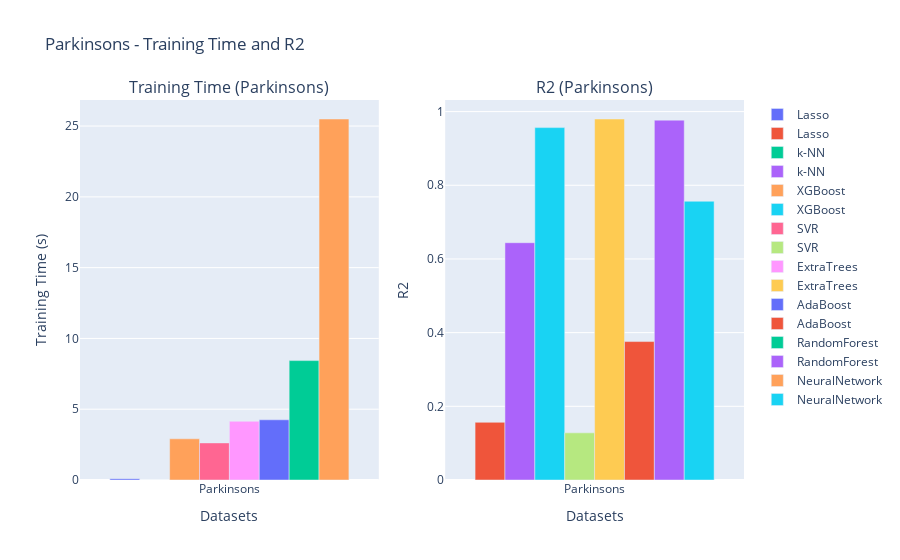
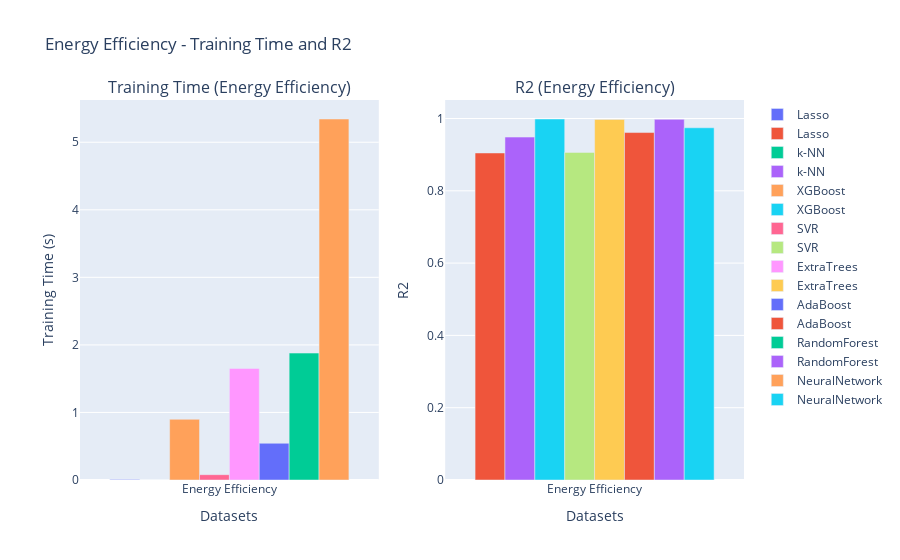
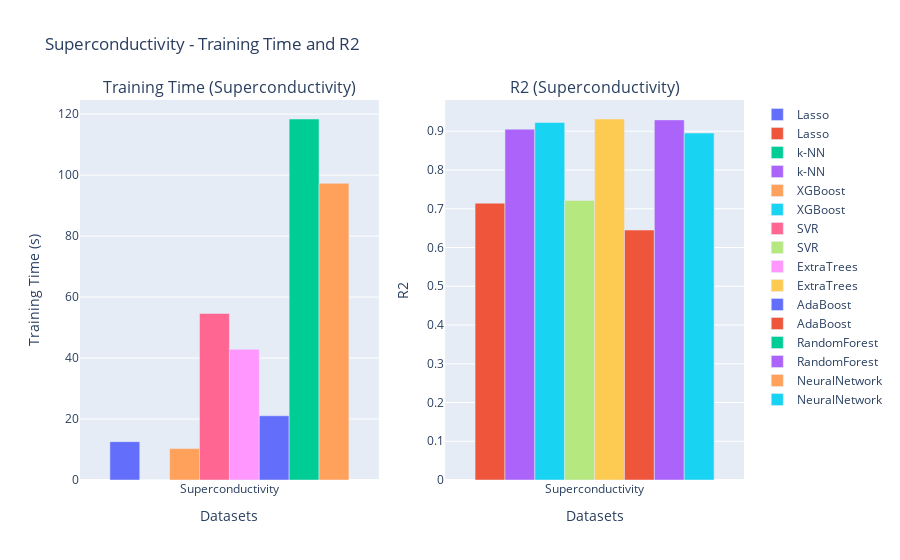
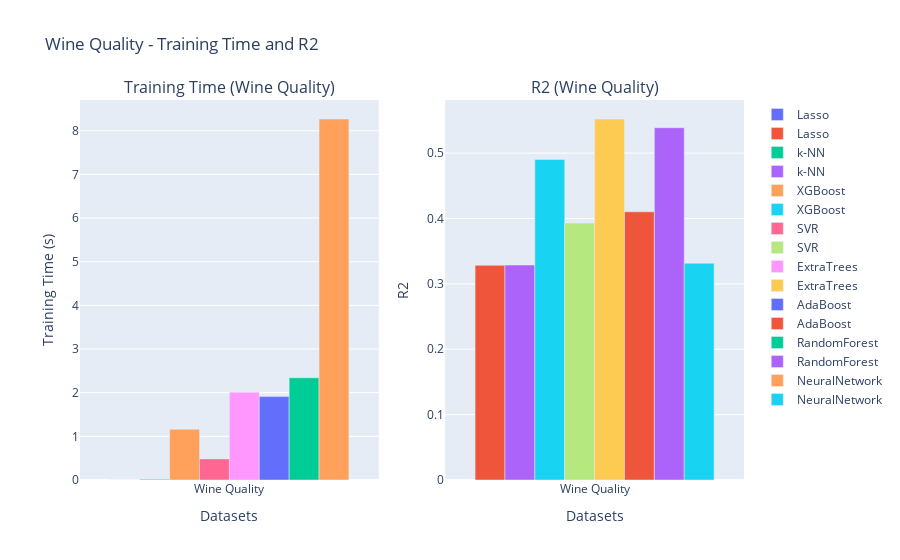

These figures' notebook cell, in order:
### Code cell
import plotly.graph_objs as go
from plotly.subplots import make_subplots

def plot_training_time_and_mape(datasets, dataset_name):
    dataset_names = list(datasets.keys())
    model_names = list(datasets[dataset_names[0]].keys())

    training_times = []
    mape_values = []

    for name in dataset_names:
        if name == dataset_name:
            training_times.append([datasets[name][model_name]['elapsed_time'] for model_name in model_names])
            mape_values.append([datasets[name][model_name]['test_r2'] for model_name in model_names])

    fig = make_subplots(rows=1, cols=2, subplot_titles=(f"Training Time ({dataset_name})", f"R2 ({dataset_name})"))

    for i, model_name in enumerate(model_names):
        fig.add_trace(go.Bar(x=[dataset_name], y=[training_times[0][i]], name=model_name), row=1, col=1)
        fig.add_trace(go.Bar(x=[dataset_name], y=[mape_values[0][i]], name=model_name), row=1, col=2)

    fig.update_xaxes(title_text="Datasets", row=1, col=1)
    fig.update_xaxes(title_text="Datasets", row=1, col=2)
    fig.update_yaxes(title_text="Training Time (s)", row=1, col=1)
    fig.update_yaxes(title_text="R2", row=1, col=2)

    fig.update_layout(title=f"{dataset_name} - Training Time and R2", showlegend=True, barmode='group')
    fig.show()

def plot_all_models(datasets, dataset_name, task='regression'):
    plot_training_time_and_mape(datasets, dataset_name)

    if task == 'regression':
        plot_mse(datasets, dataset_name)
    elif task == 'classification':
        plot_accuracy(datasets, dataset_name)

for dataset_name in dataset_names_reg:
    plot_all_models(all_results, dataset_name, task='regression')

### Figure 1 — Plotly figure (JSON) as saved in the notebook; plotly's stock layout.template omitted (floating-point values rounded to 4 significant figures)
{"data": [{"name": "Lasso", "type": "bar", "x": ["Parkinsons"], "xaxis": "x", "y": [0.09589], "yaxis": "y"}, {"name": "Lasso", "type": "bar", "x": ["Parkinsons"], "xaxis": "x2", "y": [0.1566], "yaxis": "y2"}, {"name": "k-NN", "type": "bar", "x": ["Parkinsons"], "xaxis": "x", "y": [0.008549], "yaxis": "y"}, {"name": "k-NN", "type": "bar", "x": ["Parkinsons"], "xaxis": "x2", "y": [0.6441], "yaxis": "y2"}, {"name": "XGBoost", "type": "bar", "x": ["Parkinsons"], "xaxis": "x", "y": [2.909], "yaxis": "y"}, {"name": "XGBoost", "type": "bar", "x": ["Parkinsons"], "xaxis": "x2", "y": [0.9565], "yaxis": "y2"}, {"name": "SVR", "type": "bar", "x": ["Parkinsons"], "xaxis": "x", "y": [2.619], "yaxis": "y"}, {"name": "SVR", "type": "bar", "x": ["Parkinsons"], "xaxis": "x2", "y": [0.128], "yaxis": "y2"}, {"name": "ExtraTrees", "type": "bar", "x": ["Parkinsons"], "xaxis": "x", "y": [4.147], "yaxis": "y"}, {"name": "ExtraTrees", "type": "bar", "x": ["Parkinsons"], "xaxis": "x2", "y": [0.9799], "yaxis": "y2"}, {"name": "AdaBoost", "type": "bar", "x": ["Parkinsons"], "xaxis": "x", "y": [4.253], "yaxis": "y"}, {"name": "AdaBoost", "type": "bar", "x": ["Parkinsons"], "xaxis": "x2", "y": [0.3758], "yaxis": "y2"}, {"name": "RandomForest", "type": "bar", "x": ["Parkinsons"], "xaxis": "x", "y": [8.434], "yaxis": "y"}, {"name": "RandomForest", "type": "bar", "x": ["Parkinsons"], "xaxis": "x2", "y": [0.9768], "yaxis": "y2"}, {"name": "NeuralNetwork", "type": "bar", "x": ["Parkinsons"], "xaxis": "x", "y": [25.5], "yaxis": "y"}, {"name": "NeuralNetwork", "type": "bar", "x": ["Parkinsons"], "xaxis": "x2", "y": [0.7566], "yaxis": "y2"}], "layout": {"annotations": [{"font": {"size": 16}, "showarrow": false, "text": "Training Time (Parkinsons)", "x": 0.225, "xanchor": "center", "xref": "paper", "y": 1, "yanchor": "bottom", "yref": "paper"}, {"font": {"size": 16}, "showarrow": false, "text": "R2 (Parkinsons)", "x": 0.775, "xanchor": "center", "xref": "paper", "y": 1, "yanchor": "bottom", "yref": "paper"}], "barmode": "group", "showlegend": true, "title": {"text": "Parkinsons - Training Time and R2"}, "xaxis": {"anchor": "y", "domain": [0, 0.45], "title": {"text": "Datasets"}}, "xaxis2": {"anchor": "y2", "domain": [0.55, 1], "title": {"text": "Datasets"}}, "yaxis": {"anchor": "x", "domain": [0, 1], "title": {"text": "Training Time (s)"}}, "yaxis2": {"anchor": "x2", "domain": [0, 1], "title": {"text": "R2"}}}}

### Figure 2 — Plotly figure (JSON) as saved in the notebook; plotly's stock layout.template omitted (floating-point values rounded to 4 significant figures)
{"data": [{"name": "Lasso", "type": "bar", "x": ["Energy Efficiency"], "xaxis": "x", "y": [0.008973], "yaxis": "y"}, {"name": "Lasso", "type": "bar", "x": ["Energy Efficiency"], "xaxis": "x2", "y": [0.9046], "yaxis": "y2"}, {"name": "k-NN", "type": "bar", "x": ["Energy Efficiency"], "xaxis": "x", "y": [0.001631], "yaxis": "y"}, {"name": "k-NN", "type": "bar", "x": ["Energy Efficiency"], "xaxis": "x2", "y": [0.9486], "yaxis": "y2"}, {"name": "XGBoost", "type": "bar", "x": ["Energy Efficiency"], "xaxis": "x", "y": [0.8985], "yaxis": "y"}, {"name": "XGBoost", "type": "bar", "x": ["Energy Efficiency"], "xaxis": "x2", "y": [0.9986], "yaxis": "y2"}, {"name": "SVR", "type": "bar", "x": ["Energy Efficiency"], "xaxis": "x", "y": [0.07875], "yaxis": "y"}, {"name": "SVR", "type": "bar", "x": ["Energy Efficiency"], "xaxis": "x2", "y": [0.9062], "yaxis": "y2"}, {"name": "ExtraTrees", "type": "bar", "x": ["Energy Efficiency"], "xaxis": "x", "y": [1.652], "yaxis": "y"}, {"name": "ExtraTrees", "type": "bar", "x": ["Energy Efficiency"], "xaxis": "x2", "y": [0.9975], "yaxis": "y2"}, {"name": "AdaBoost", "type": "bar", "x": ["Energy Efficiency"], "xaxis": "x", "y": [0.5436], "yaxis": "y"}, {"name": "AdaBoost", "type": "bar", "x": ["Energy Efficiency"], "xaxis": "x2", "y": [0.9611], "yaxis": "y2"}, {"name": "RandomForest", "type": "bar", "x": ["Energy Efficiency"], "xaxis": "x", "y": [1.879], "yaxis": "y"}, {"name": "RandomForest", "type": "bar", "x": ["Energy Efficiency"], "xaxis": "x2", "y": [0.9977], "yaxis": "y2"}, {"name": "NeuralNetwork", "type": "bar", "x": ["Energy Efficiency"], "xaxis": "x", "y": [5.344], "yaxis": "y"}, {"name": "NeuralNetwork", "type": "bar", "x": ["Energy Efficiency"], "xaxis": "x2", "y": [0.9743], "yaxis": "y2"}], "layout": {"annotations": [{"font": {"size": 16}, "showarrow": false, "text": "Training Time (Energy Efficiency)", "x": 0.225, "xanchor": "center", "xref": "paper", "y": 1, "yanchor": "bottom", "yref": "paper"}, {"font": {"size": 16}, "showarrow": false, "text": "R2 (Energy Efficiency)", "x": 0.775, "xanchor": "center", "xref": "paper", "y": 1, "yanchor": "bottom", "yref": "paper"}], "barmode": "group", "showlegend": true, "title": {"text": "Energy Efficiency - Training Time and R2"}, "xaxis": {"anchor": "y", "domain": [0, 0.45], "title": {"text": "Datasets"}}, "xaxis2": {"anchor": "y2", "domain": [0.55, 1], "title": {"text": "Datasets"}}, "yaxis": {"anchor": "x", "domain": [0, 1], "title": {"text": "Training Time (s)"}}, "yaxis2": {"anchor": "x2", "domain": [0, 1], "title": {"text": "R2"}}}}

### Figure 3 — Plotly figure (JSON) as saved in the notebook; plotly's stock layout.template omitted (floating-point values rounded to 4 significant figures)
{"data": [{"name": "Lasso", "type": "bar", "x": ["Superconductivity"], "xaxis": "x", "y": [12.58], "yaxis": "y"}, {"name": "Lasso", "type": "bar", "x": ["Superconductivity"], "xaxis": "x2", "y": [0.7143], "yaxis": "y2"}, {"name": "k-NN", "type": "bar", "x": ["Superconductivity"], "xaxis": "x", "y": [0.002159], "yaxis": "y"}, {"name": "k-NN", "type": "bar", "x": ["Superconductivity"], "xaxis": "x2", "y": [0.9054], "yaxis": "y2"}, {"name": "XGBoost", "type": "bar", "x": ["Superconductivity"], "xaxis": "x", "y": [10.3], "yaxis": "y"}, {"name": "XGBoost", "type": "bar", "x": ["Superconductivity"], "xaxis": "x2", "y": [0.9225], "yaxis": "y2"}, {"name": "SVR", "type": "bar", "x": ["Superconductivity"], "xaxis": "x", "y": [54.63], "yaxis": "y"}, {"name": "SVR", "type": "bar", "x": ["Superconductivity"], "xaxis": "x2", "y": [0.7209], "yaxis": "y2"}, {"name": "ExtraTrees", "type": "bar", "x": ["Superconductivity"], "xaxis": "x", "y": [42.87], "yaxis": "y"}, {"name": "ExtraTrees", "type": "bar", "x": ["Superconductivity"], "xaxis": "x2", "y": [0.9316], "yaxis": "y2"}, {"name": "AdaBoost", "type": "bar", "x": ["Superconductivity"], "xaxis": "x", "y": [21.07], "yaxis": "y"}, {"name": "AdaBoost", "type": "bar", "x": ["Superconductivity"], "xaxis": "x2", "y": [0.645], "yaxis": "y2"}, {"name": "RandomForest", "type": "bar", "x": ["Superconductivity"], "xaxis": "x", "y": [118.4], "yaxis": "y"}, {"name": "RandomForest", "type": "bar", "x": ["Superconductivity"], "xaxis": "x2", "y": [0.9292], "yaxis": "y2"}, {"name": "NeuralNetwork", "type": "bar", "x": ["Superconductivity"], "xaxis": "x", "y": [97.29], "yaxis": "y"}, {"name": "NeuralNetwork", "type": "bar", "x": ["Superconductivity"], "xaxis": "x2", "y": [0.8953], "yaxis": "y2"}], "layout": {"annotations": [{"font": {"size": 16}, "showarrow": false, "text": "Training Time (Superconductivity)", "x": 0.225, "xanchor": "center", "xref": "paper", "y": 1, "yanchor": "bottom", "yref": "paper"}, {"font": {"size": 16}, "showarrow": false, "text": "R2 (Superconductivity)", "x": 0.775, "xanchor": "center", "xref": "paper", "y": 1, "yanchor": "bottom", "yref": "paper"}], "barmode": "group", "showlegend": true, "title": {"text": "Superconductivity - Training Time and R2"}, "xaxis": {"anchor": "y", "domain": [0, 0.45], "title": {"text": "Datasets"}}, "xaxis2": {"anchor": "y2", "domain": [0.55, 1], "title": {"text": "Datasets"}}, "yaxis": {"anchor": "x", "domain": [0, 1], "title": {"text": "Training Time (s)"}}, "yaxis2": {"anchor": "x2", "domain": [0, 1], "title": {"text": "R2"}}}}

### Figure 4 — Plotly figure (JSON) as saved in the notebook; plotly's stock layout.template omitted (floating-point values rounded to 4 significant figures)
{"data": [{"name": "Lasso", "type": "bar", "x": ["Wine Quality"], "xaxis": "x", "y": [0.002459], "yaxis": "y"}, {"name": "Lasso", "type": "bar", "x": ["Wine Quality"], "xaxis": "x2", "y": [0.3284], "yaxis": "y2"}, {"name": "k-NN", "type": "bar", "x": ["Wine Quality"], "xaxis": "x", "y": [0.01558], "yaxis": "y"}, {"name": "k-NN", "type": "bar", "x": ["Wine Quality"], "xaxis": "x2", "y": [0.3288], "yaxis": "y2"}, {"name": "XGBoost", "type": "bar", "x": ["Wine Quality"], "xaxis": "x", "y": [1.161], "yaxis": "y"}, {"name": "XGBoost", "type": "bar", "x": ["Wine Quality"], "xaxis": "x2", "y": [0.4904], "yaxis": "y2"}, {"name": "SVR", "type": "bar", "x": ["Wine Quality"], "xaxis": "x", "y": [0.4837], "yaxis": "y"}, {"name": "SVR", "type": "bar", "x": ["Wine Quality"], "xaxis": "x2", "y": [0.3931], "yaxis": "y2"}, {"name": "ExtraTrees", "type": "bar", "x": ["Wine Quality"], "xaxis": "x", "y": [2.013], "yaxis": "y"}, {"name": "ExtraTrees", "type": "bar", "x": ["Wine Quality"], "xaxis": "x2", "y": [0.5522], "yaxis": "y2"}, {"name": "AdaBoost", "type": "bar", "x": ["Wine Quality"], "xaxis": "x", "y": [1.91], "yaxis": "y"}, {"name": "AdaBoost", "type": "bar", "x": ["Wine Quality"], "xaxis": "x2", "y": [0.4103], "yaxis": "y2"}, {"name": "RandomForest", "type": "bar", "x": ["Wine Quality"], "xaxis": "x", "y": [2.342], "yaxis": "y"}, {"name": "RandomForest", "type": "bar", "x": ["Wine Quality"], "xaxis": "x2", "y": [0.5389], "yaxis": "y2"}, {"name": "NeuralNetwork", "type": "bar", "x": ["Wine Quality"], "xaxis": "x", "y": [8.268], "yaxis": "y"}, {"name": "NeuralNetwork", "type": "bar", "x": ["Wine Quality"], "xaxis": "x2", "y": [0.3315], "yaxis": "y2"}], "layout": {"annotations": [{"font": {"size": 16}, "showarrow": false, "text": "Training Time (Wine Quality)", "x": 0.225, "xanchor": "center", "xref": "paper", "y": 1, "yanchor": "bottom", "yref": "paper"}, {"font": {"size": 16}, "showarrow": false, "text": "R2 (Wine Quality)", "x": 0.775, "xanchor": "center", "xref": "paper", "y": 1, "yanchor": "bottom", "yref": "paper"}], "barmode": "group", "showlegend": true, "title": {"text": "Wine Quality - Training Time and R2"}, "xaxis": {"anchor": "y", "domain": [0, 0.45], "title": {"text": "Datasets"}}, "xaxis2": {"anchor": "y2", "domain": [0.55, 1], "title": {"text": "Datasets"}}, "yaxis": {"anchor": "x", "domain": [0, 1], "title": {"text": "Training Time (s)"}}, "yaxis2": {"anchor": "x2", "domain": [0, 1], "title": {"text": "R2"}}}}
